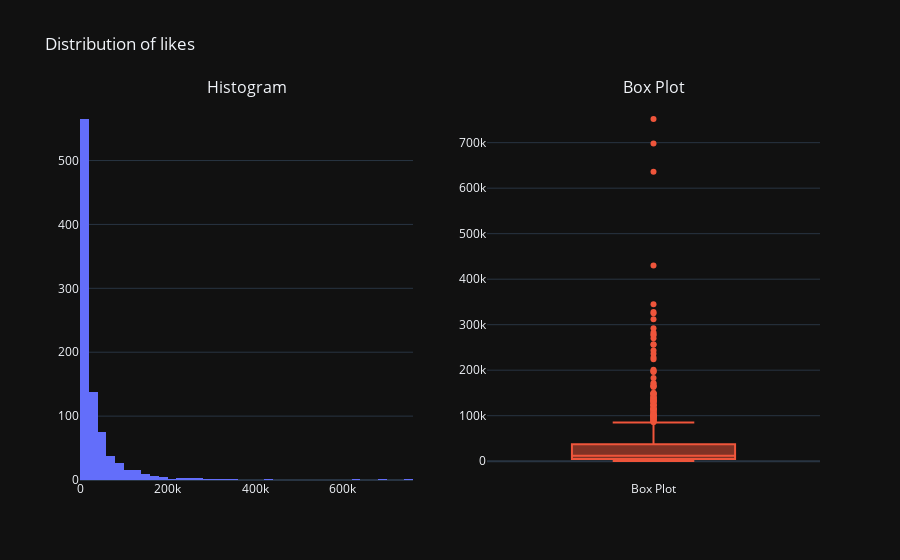
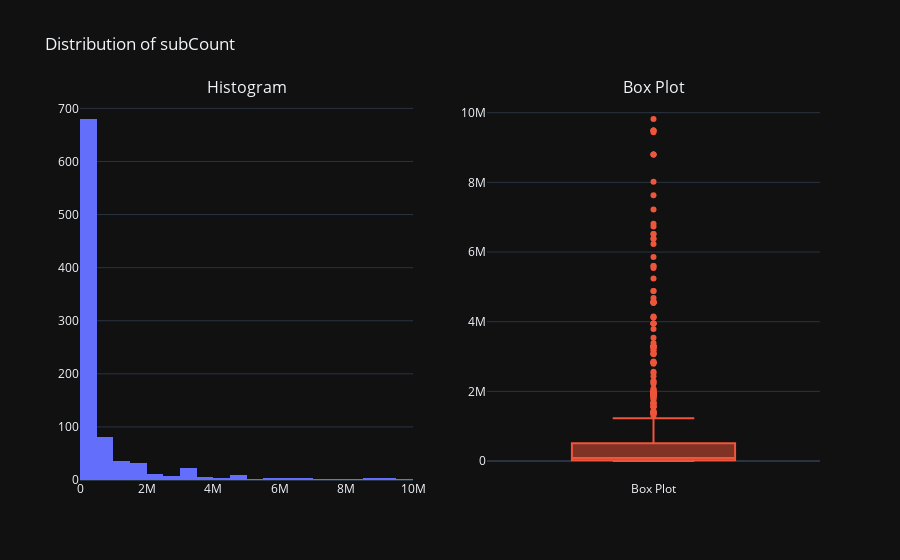
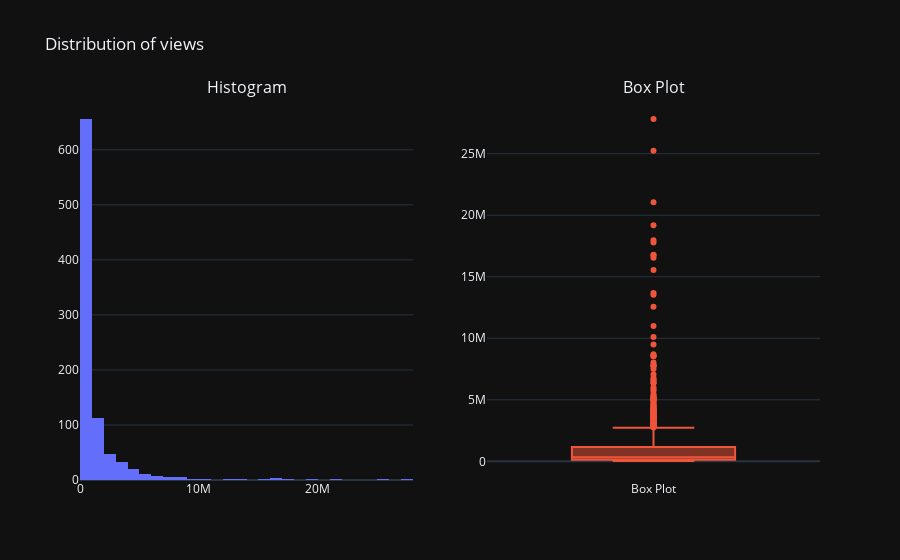
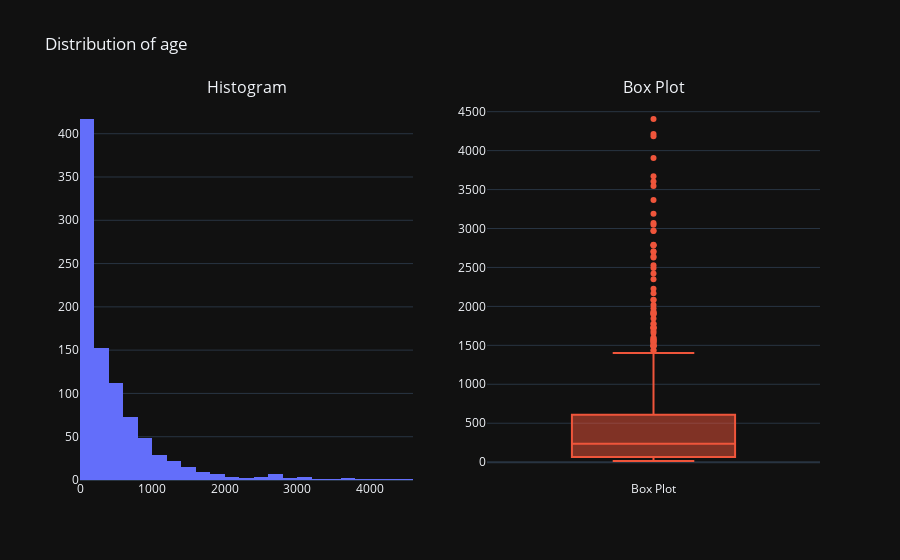

Notebook code cell kept with these figures, in order:
### Markdown cell above
## **Bar Plotting** (univariate)

Here, we plot on a univariate basis, this is to analyze the nature of skew within the data. (Although this will still be explored within the scatters)

A majority of the data seems to exhibit a heavy left weight skew, with a very heavy tail on the righthand side. While this does somewhat violate common assumptions made by most statistical techniques (namely that data should exhibit a gaussian distribution), this does follow the intuition of domain knowledge.

This is due to the fact that data that possibly exhibits value classes (as videos at popularity classes do) tend to follow a power law, specifically here, Zipf's law. That is, the quantity of the class will be inversely proportional to its value (e.g., 0-19k likes will have a higher proportionality to 140k-159k).

Because of this fit to the domain knowledge, we have decided against log normalizing the data. As we believe that, if we log the scale, there may be some contextuality that's lost. Perhaps log norm could be done on a preprocessing step prior to the modelling, however for preliminary EDA we believe that it's better to not possibly "muddy the waters" and work with domain knowledge more.

### Code cell
import plotly.subplots as sp

numeric_columns = df.select_dtypes(include=["int64", "float64"]).columns

for col in numeric_columns:
    print(col)
    print("Skew:", round(df[col].skew(), 2))
    fig = sp.make_subplots(rows=1, cols=2, subplot_titles=("Histogram", "Box Plot"))
    trace1 = go.Histogram(x=df[col], name="Histogram", nbinsx=40)
    fig.add_trace(trace1, row=1, col=1)
    trace2 = go.Box(y=df[col], name="Box Plot", boxpoints="outliers")
    fig.add_trace(trace2, row=1, col=2)
    fig.update_layout(showlegend=False, title_text=f"Distribution of {col}")
    fig.show()

### Figure 1 — Plotly figure (JSON) as saved in the notebook; plotly's stock layout.template omitted (floating-point values rounded to 4 significant figures; data arrays with more than 128 entries replaced by an {"elided": "..."} marker saying what was removed)
{"data": [{"name": "Histogram", "nbinsx": 40, "type": "histogram", "x": {"elided": "913 int values"}, "xaxis": "x", "yaxis": "y"}, {"boxpoints": "outliers", "name": "Box Plot", "type": "box", "xaxis": "x2", "y": {"elided": "913 int values"}, "yaxis": "y2"}], "layout": {"annotations": [{"font": {"size": 16}, "showarrow": false, "text": "Histogram", "x": 0.225, "xanchor": "center", "xref": "paper", "y": 1, "yanchor": "bottom", "yref": "paper"}, {"font": {"size": 16}, "showarrow": false, "text": "Box Plot", "x": 0.775, "xanchor": "center", "xref": "paper", "y": 1, "yanchor": "bottom", "yref": "paper"}], "showlegend": false, "title": {"text": "Distribution of likes"}, "xaxis": {"anchor": "y", "domain": [0, 0.45]}, "xaxis2": {"anchor": "y2", "domain": [0.55, 1]}, "yaxis": {"anchor": "x", "domain": [0, 1]}, "yaxis2": {"anchor": "x2", "domain": [0, 1]}}}

### Figure 2 — Plotly figure (JSON) as saved in the notebook; plotly's stock layout.template omitted (floating-point values rounded to 4 significant figures; data arrays with more than 128 entries replaced by an {"elided": "..."} marker saying what was removed)
{"data": [{"name": "Histogram", "nbinsx": 40, "type": "histogram", "x": {"elided": "913 int values"}, "xaxis": "x", "yaxis": "y"}, {"boxpoints": "outliers", "name": "Box Plot", "type": "box", "xaxis": "x2", "y": {"elided": "913 int values"}, "yaxis": "y2"}], "layout": {"annotations": [{"font": {"size": 16}, "showarrow": false, "text": "Histogram", "x": 0.225, "xanchor": "center", "xref": "paper", "y": 1, "yanchor": "bottom", "yref": "paper"}, {"font": {"size": 16}, "showarrow": false, "text": "Box Plot", "x": 0.775, "xanchor": "center", "xref": "paper", "y": 1, "yanchor": "bottom", "yref": "paper"}], "showlegend": false, "title": {"text": "Distribution of subCount"}, "xaxis": {"anchor": "y", "domain": [0, 0.45]}, "xaxis2": {"anchor": "y2", "domain": [0.55, 1]}, "yaxis": {"anchor": "x", "domain": [0, 1]}, "yaxis2": {"anchor": "x2", "domain": [0, 1]}}}

### Figure 3 — Plotly figure (JSON) as saved in the notebook; plotly's stock layout.template omitted (floating-point values rounded to 4 significant figures; data arrays with more than 128 entries replaced by an {"elided": "..."} marker saying what was removed)
{"data": [{"name": "Histogram", "nbinsx": 40, "type": "histogram", "x": {"elided": "913 int values"}, "xaxis": "x", "yaxis": "y"}, {"boxpoints": "outliers", "name": "Box Plot", "type": "box", "xaxis": "x2", "y": {"elided": "913 int values"}, "yaxis": "y2"}], "layout": {"annotations": [{"font": {"size": 16}, "showarrow": false, "text": "Histogram", "x": 0.225, "xanchor": "center", "xref": "paper", "y": 1, "yanchor": "bottom", "yref": "paper"}, {"font": {"size": 16}, "showarrow": false, "text": "Box Plot", "x": 0.775, "xanchor": "center", "xref": "paper", "y": 1, "yanchor": "bottom", "yref": "paper"}], "showlegend": false, "title": {"text": "Distribution of views"}, "xaxis": {"anchor": "y", "domain": [0, 0.45]}, "xaxis2": {"anchor": "y2", "domain": [0.55, 1]}, "yaxis": {"anchor": "x", "domain": [0, 1]}, "yaxis2": {"anchor": "x2", "domain": [0, 1]}}}

### Figure 4 — Plotly figure (JSON) as saved in the notebook; plotly's stock layout.template omitted (floating-point values rounded to 4 significant figures; data arrays with more than 128 entries replaced by an {"elided": "..."} marker saying what was removed)
{"data": [{"name": "Histogram", "nbinsx": 40, "type": "histogram", "x": {"elided": "913 int values"}, "xaxis": "x", "yaxis": "y"}, {"boxpoints": "outliers", "name": "Box Plot", "type": "box", "xaxis": "x2", "y": {"elided": "913 int values"}, "yaxis": "y2"}], "layout": {"annotations": [{"font": {"size": 16}, "showarrow": false, "text": "Histogram", "x": 0.225, "xanchor": "center", "xref": "paper", "y": 1, "yanchor": "bottom", "yref": "paper"}, {"font": {"size": 16}, "showarrow": false, "text": "Box Plot", "x": 0.775, "xanchor": "center", "xref": "paper", "y": 1, "yanchor": "bottom", "yref": "paper"}], "showlegend": false, "title": {"text": "Distribution of age"}, "xaxis": {"anchor": "y", "domain": [0, 0.45]}, "xaxis2": {"anchor": "y2", "domain": [0.55, 1]}, "yaxis": {"anchor": "x", "domain": [0, 1]}, "yaxis2": {"anchor": "x2", "domain": [0, 1]}}}
